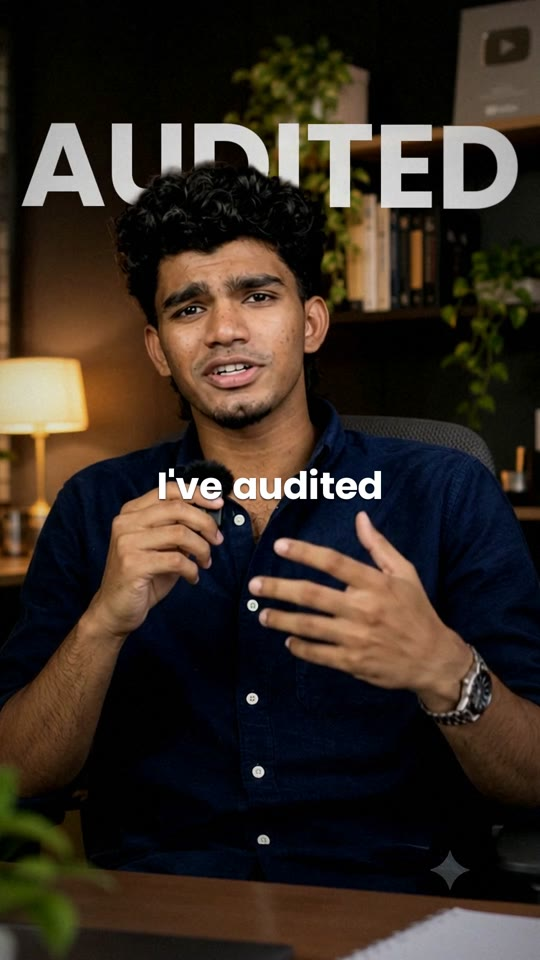
#> input picture createpie/guide/img/a_0.45.jpg, 540 x 960 px
$ python -i render.py   (imports and definitions only)   (older library calls are emulated)
#> lines starting #> are read from the running program, lines starting #| are printed output that depends on the picture
"""Byline renderer v2: source talking-head video + plan.json -> finished reel.

Usage: python render.py plan.json
All times in plan.json are SOURCE-video seconds; cuts are applied automatically. Format: plan.example.json.
Style values come from ../style.json; plan["style"] overrides them (user's fonts, colours...).

v2 adds: per-word timed entrances with motion blur + land bounce, power-word glow pulse and underline sweep,
continuous push-in + impact bumps + shake, colour grade + vignette + grain, auto caption placement on the
calmest band (off hands/mic) with a soft scrim, auto SFX on every cut + risers before cards,
generated music bed with voice ducking, "stat" graphic element, watermark preservation.
"""
import json, os, re, subprocess, sys, wave
import numpy as np, cv2
from PIL import Image, ImageDraw, ImageFont, ImageFilter, ImageChops

HERE = os.path.dirname(os.path.abspath(__file__))
sys.path.insert(0, HERE)
import sfx as SFX

W, H, FPS, SR = 1080, 1920, 30, 48000
AF = 30  # animation timing base: durations written as 'frames at 30 fps', independent of output fps


def run(cmd):
    subprocess.run(cmd, check=True)


# [9 lines left out: function load_style, not called in this run]


def hex_rgb(h):
    h = h.lstrip("#"); return tuple(int(h[i:i + 2], 16) for i in (0, 2, 4))


def rgba_css(s):
    v = [x.strip() for x in s[s.index("(") + 1:s.index(")")].split(",")]
    return tuple(int(x) for x in v[:3]) + (float(v[3]),)


def ease_out(p):
    p = min(max(p, 0), 1); return 1 - (1 - p) ** 3


class TimeMap:
    # [14 lines left out: functions __init__, __call__, not called in this run]

    @property
    def duration(self):
        return sum(b - a for a, b in self.keep) / self.speed


# ------------------------------------------------------------------ text
class Fonts:
    def __init__(self, st, font_dir):
        self.st, self.dir, self.cache = st, font_dir, {}

    # [10 lines left out: function get, not called in this run]

    def tracking(self, kind):
        return self.st["fonts"][kind].get("tracking", 0)


# [10 lines left out: function word_img, not called in this run]


def styled(img, shadow=True, glow=0.0, glow_px=18):
    a = img.split()[3]
    out = Image.new("RGBA", img.size, (0, 0, 0, 0))
    if glow:
        g = a.filter(ImageFilter.GaussianBlur(glow_px)).point(lambda v: int(min(255, v * glow)))
        out = Image.alpha_composite(out, Image.merge("RGBA", (*[Image.new("L", img.size, 255)] * 3, g)))
    if shadow:
        s = a.filter(ImageFilter.GaussianBlur(4)).point(lambda v: int(v * 0.7))
        out.alpha_composite(Image.merge("RGBA", (*[Image.new("L", img.size, 0)] * 3, s)), (0, 3))
    return Image.alpha_composite(out, img)


# [51 lines left out: functions land, scale_fade, pill, not called in this run]


def cubic_bezier(x1, y1, x2, y2):
    """CSS/After Effects style timing curve: returns f(u) for u in 0..1."""
    # [10 lines left out: function f, not called in this run]
    return f


EASE_OUT_EXPO = cubic_bezier(0.16, 1, 0.3, 1)     # snappy start, long glide to rest
EASE_OUT_QUINT = cubic_bezier(0.22, 1, 0.36, 1)   # smooth rise
EASE_IN_OUT_SINE = cubic_bezier(0.37, 0, 0.63, 1)  # drift


def ease_out_back(u, c1=1.45):
    u = min(max(u, 0), 1); c3 = c1 + 1
    return 1 + c3 * (u - 1) ** 3 + c1 * (u - 1) ** 2


def ease_out_expo(u):
    u = min(max(u, 0), 1); return 1 if u >= 1 else 1 - 2 ** (-10 * u)


def ease_in_cubic(u):
    u = min(max(u, 0), 1); return u ** 3


# [1478 lines left out: functions shimmer, spring, tight_shadow, draw_icon, heart_pts, chip_flat and 2 more, not called in this run]


# [2 lines not run here, left out]

>>> import cv2
>>> picture = cv2.imread('../../../../createpie/guide/img/a_0.45.jpg', cv2.IMREAD_GRAYSCALE)
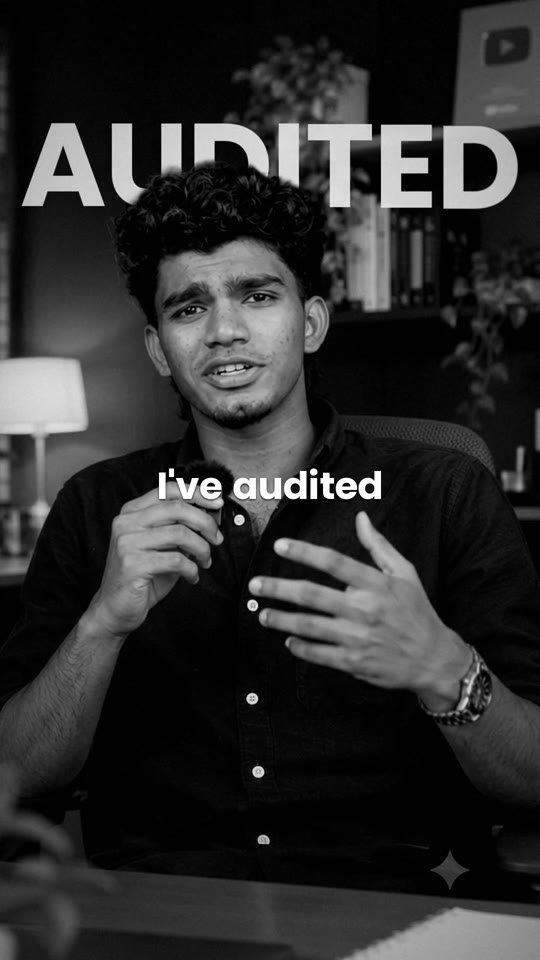
#> picture: shape (960, 540); min 0, max 255, mean 46.7
>>> result = styled(picture)
#> (the run stopped early here; a loop or call above may not have finished)
